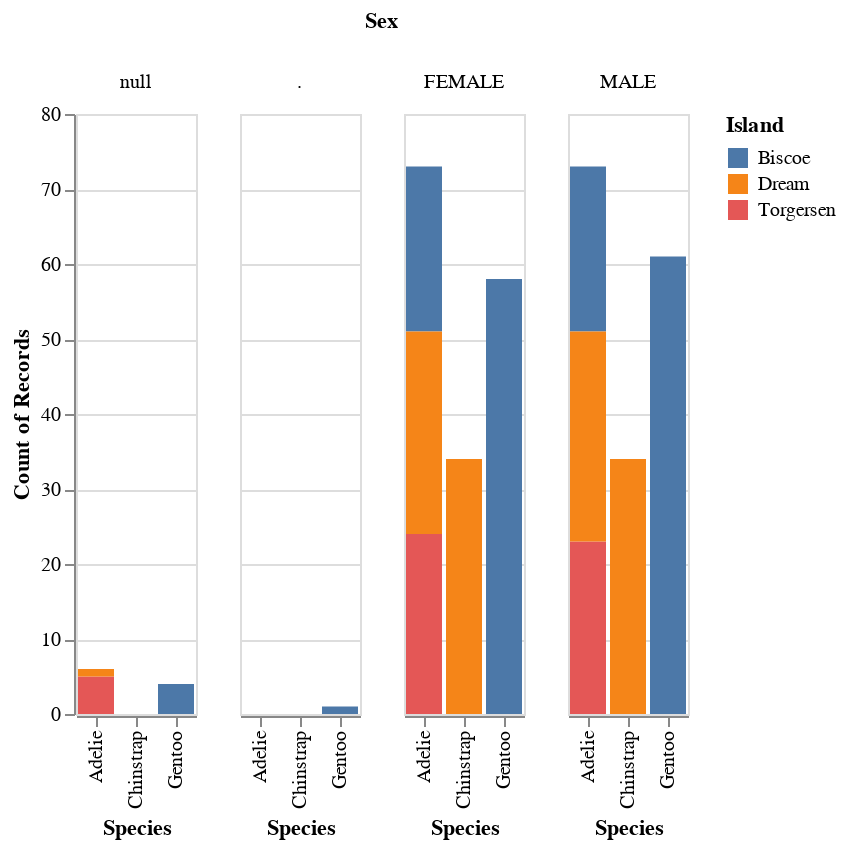

The notebook cell saved with this chart:
### Code cell
## select the top chart and render it by VegaLiteRender 
recommend_chart = recommended_charts.iloc[0]
vr = VegaLiteRender(chart_type = recommend_chart['chart_type'], columns = recommend_chart['fields'], data = chartRecommender.df.to_dict('records'))

alt.Chart.from_dict(vr.vSpec)

### Figure 1 — Vega-Lite specification as saved in the notebook (floating-point values rounded to 4 significant figures; data arrays with more than 128 entries replaced by an {"elided": "..."} marker saying what was removed)
{"config": {"view": {"continuousWidth": 400, "continuousHeight": 300}}, "data": {"name": "data-252157884ad7a28bc611d5d0682de314"}, "mark": "bar", "encoding": {"color": {"type": "nominal", "field": "Island"}, "column": {"type": "nominal", "field": "Sex"}, "x": {"type": "nominal", "field": "Species"}, "y": {"type": "quantitative", "aggregate": "count"}}, "$schema": "https://vega.github.io/schema/vega-lite/v4.8.1.json", "datasets": {"data-252157884ad7a28bc611d5d0682de314": {"elided": "344 records"}}}
